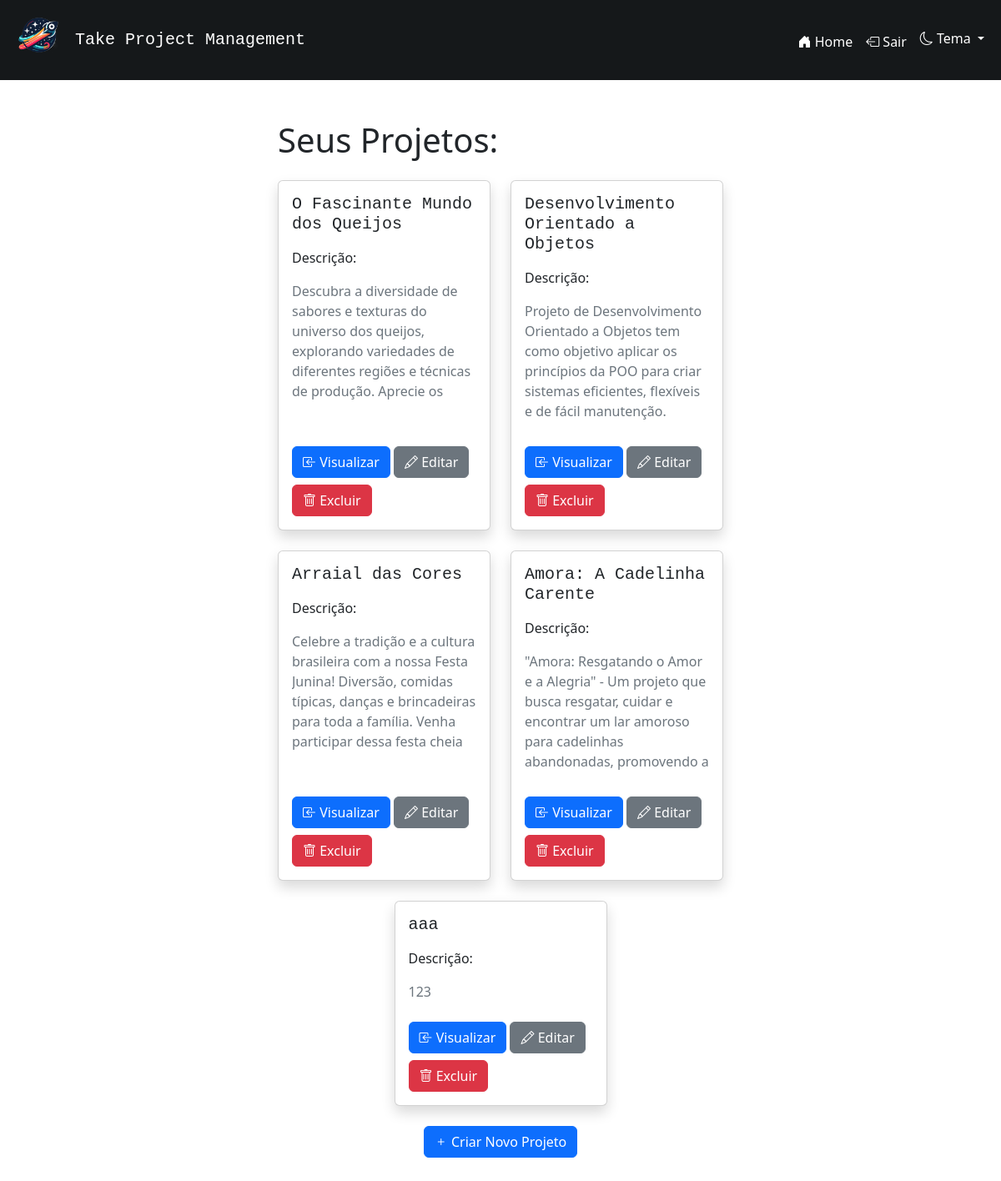
/ (signed in), run on the app's committed database.
### app.py (models this page shows, shortened)
class Projeto(db.Model):
    __tablename__ = 'projeto'
    id = db.Column(db.Integer, primary_key=True)
    nome_projeto = db.Column(db.String(80), nullable=False)
    descricao_projeto = db.Column(db.String())
    usuario_id = db.Column(db.Integer, db.ForeignKey('usuario.id'), nullable=False)
    usuario = db.relationship('Usuario', backref=db.backref('projetos', lazy=True))
    tarefas = db.relationship('Tarefa', backref='projeto_rel', cascade="all, delete-orphan", lazy=True)

### app.py (the view)
@app.route('/')
def index():
    if 'tema' not in session:
        session['tema'] = 'light'
    if 'usuario_id' in session:
        projetos = Projeto.query.filter_by(usuario_id=session['usuario_id']).all()
        return render_template('index.html', projetos=projetos)
    return render_template('index.html')

### templates/index.html (shortened to what this page needs)
{% extends 'base.html' %}
{% block content %}
    {% if not 'usuario_id' in session %}
        <div class="container">
            <div class="row justify-content-center">
                <div class="col-md-4">
                    <div id="login-popup" class="shadow p-3 mb-5 bg-body-tertiary rounded">
                        <form method="POST" action="{{ url_for('entrar') }}" class="form-container">
                            <h2 class="font-monospace">Entrar</h2>
                            <hr>
                            <div class="form-group mt-1">
                                <label for="email" class="form-label">Email:</label>
                                <input type="email" name="email" id="email" class="form-control" required>
                            </div>
                            <div class="form-group mt-1">
                                <label for="senha" class="form-label">Senha:</label>
                                <input type="password" name="senha" id="senha" class="form-control" required>
                            </div>
                            <button type="submit" class="btn btn-primary mt-3">Entrar</button>
                        </form>
                    </div>
                </div>
                <div class="col-md-4">
                    <div id="register-popup" class="shadow p-3 mb-5 bg-body-tertiary rounded">
                        <form method="POST" action="{{ url_for('registrar') }}" class="form-container">
                            <h2 class="font-monospace">Registro</h2>
                            <hr>
                            <div class="form-group mt-1">
                                <label for="nome" class="form-label">Nome de usuário:</label>
                                <input type="text" name="nome" id="nome" class="form-control" required>
                            </div>
                            <div class="form-group mt-1">
                                <label for="email" class="form-label">Email:</label>
                                <input type="email" name="email" id="email" class="form-control" required>
                            </div>
                            <div class="form-group mt-1">
                                <label for="senha" class="form-label">Senha:</label>
                                <input type="password" name="senha" id="senha" class="form-control" required>
                            </div>
                            <button type="submit" class="btn btn-primary mt-3">Registrar</button>
                        </form>
                    </div>
                </div>
            </div>
        </div>
    {% else %}
        <div class="container">
            <div class="row justify-content-center">
                <div class="col-md-6">
                    <h1 class="mb-4">Seus Projetos: </h1>
                    <div class="row row-cols-1 row-cols-md-2 g-4 justify-content-center">
                        {% for projeto in projetos %}
                        <div class="col">
                            <div class="card shadow h-100">
                                <div class="card-body d-flex flex-column">
                                    <div class="d-flex justify-content-between align-items-center">
                                        <h5 class="card-title font-monospace">{{ projeto.nome_projeto }}</h5>
                                    </div>
                                    <p class="mt-2">Descrição:</p>
                                    <p class="card-text text-secondary" style="max-height: 150px; overflow-y: auto;">
                                        {% if projeto.descricao_projeto %}{{ projeto.descricao_projeto }}{% endif %}
                                    </p>
                                    <div class="mt-auto mx-auto">
                                        <a href="{{ url_for('projeto_especifico', projeto_id=projeto.id) }}" class="btn btn-primary mt-2"><i class="bi bi-box-arrow-in-left"></i> Visualizar</a>
                                        <button type="button" class="btn btn-secondary mt-2" data-bs-toggle="modal" data-bs-target="#modalEditarProjeto{{ projeto.id }}"><i class="bi bi-pencil"></i> Editar</button>
                                        <button type="button" class="btn btn-danger mt-2" data-bs-toggle="modal" data-bs-target="#modalExcluirProjeto{{ projeto.id }}"><i class="bi bi-trash"></i> Excluir</button>
                                    </div>
                                </div>
                            </div>
                        </div>
                        {% endfor %}
                    </div>
                    <div class="text-center">
                        <button type="button" class="btn btn-primary mt-4" data-bs-toggle="modal" data-bs-target="#modalCriarProjeto">
                            <i class="bi bi-plus"></i> Criar Novo Projeto
                        </button>
                    </div>
                </div>
            </div>
        </div>
    {% endif %}
{% endblock %}

### data on the page
Projeto: nome_projeto "O Fascinante Mundo dos Queijos", descricao_projeto "Descubra a diversidade de sabores e texturas do universo dos queijos, explorando variedades de diferentes regiões e técnicas de produção. Aprecie os…"
Projeto: nome_projeto "Desenvolvimento Orientado a Objetos", descricao_projeto "Projeto de Desenvolvimento Orientado a Objetos tem como objetivo aplicar os princípios da POO para criar sistemas eficientes, flexíveis e de fácil manutenção.…"
Projeto: nome_projeto "Arraial das Cores", descricao_projeto "Celebre a tradição e a cultura brasileira com a nossa Festa Junina! Diversão, comidas típicas, danças e brincadeiras para toda a família. Venha participar dessa festa cheia…"
Projeto: nome_projeto "Amora: A Cadelinha Carente", descricao_projeto "\"Amora: Resgatando o Amor e a Alegria\" - Um projeto que busca resgatar, cuidar e encontrar um lar amoroso para cadelinhas abandonadas, promovendo a…"
Projeto: nome_projeto "aaa", descricao_projeto "123"
